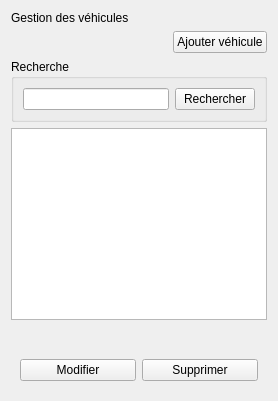
      <widget class="QWidget" name="page_19">
       <layout class="QGridLayout" name="gridLayout_17">
        <item row="0" column="0" colspan="2">
         <widget class="QLabel" name="label_250">
          <property name="styleSheet">
           <string notr="true">font: 22pt &quot;Nunito Sans&quot;;</string>
          </property>
          <property name="text">
           <string>Gestion des véhicules</string>
          </property>
         </widget>
        </item>
        <item row="1" column="0">
         <layout class="QHBoxLayout" name="horizontalLayout_135">
          <item>
           <spacer name="horizontalSpacer_49">
            <property name="orientation">
             <enum>Qt::Horizontal</enum>
            </property>
            <property name="sizeHint" stdset="0">
             <size>
              <width>40</width>
              <height>20</height>
             </size>
            </property>
           </spacer>
          </item>
         </layout>
        </item>
        <item row="1" column="1">
         <widget class="QPushButton" name="pushButton_Ajouter_Vehicule">
          <property name="text">
           <string>Ajouter véhicule</string>
          </property>
         </widget>
        </item>
        <item row="2" column="0" colspan="2">
         <widget class="QGroupBox" name="groupBox_105">
          <property name="title">
           <string>Recherche</string>
          </property>
          <layout class="QHBoxLayout" name="horizontalLayout_121">
           <item>
            <widget class="QLineEdit" name="lineEdit_94"/>
           </item>
           <item>
            <widget class="QPushButton" name="pushButton_Rechercher_Vehicule">
             <property name="text">
              <string>Rechercher</string>
             </property>
            </widget>
           </item>
          </layout>
         </widget>
        </item>
        <item row="3" column="0" colspan="2">
         <widget class="QTableView" name="tableView_colis_7"/>
        </item>
        <item row="4" column="0" colspan="2">
         <widget class="QWidget" name="horizontalLayout_136" native="true">
          <layout class="QHBoxLayout" name="horizontalLayout_137"/>
         </widget>
        </item>
        <item row="5" column="0" colspan="2">
         <widget class="QWidget" name="groupBox_119" native="true">
          <layout class="QHBoxLayout" name="horizontalLayout_134">
           <item>
            <widget class="QPushButton" name="pushButton_Modifier_Vehicule">
             <property name="text">
              <string>Modifier</string>
             </property>
            </widget>
           </item>
           <item>
            <widget class="QPushButton" name="pushButton_Supprimer_Vehicule">
             <property name="text">
              <string>Supprimer</string>
             </property>
            </widget>
           </item>
          </layout>
         </widget>
        </item>
       </layout>
      </widget>
